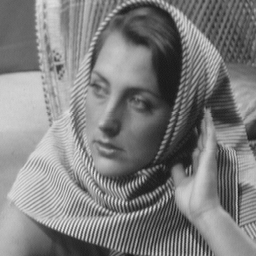
%> input picture assignment5_DFT/4/data/barbara256.png, 256 x 256 px
$ octave myMainScript.m   (GNU Octave 9; MATLAB toolbox functions it lacks are replaced by stand-ins)
%> lines starting %> are read from the running program, lines starting %| are printed output that depends on the picture; in (x1, y1, x2, y2) boxes, pixels count from 0 and x2, y2 are one past the last pixel; in counts of white or black regions, pixels touching at a corner belong together; the program's own positions count from 1
### assignment5_DFT/4/code/get_idealfilt.m
function [ filt ] = get_idealfilt( l, D )
% This function generates an ideal LPF of size (h, w) and cut-off frequency D
    filt = zeros(l, l);
    h = fspecial('disk', D);
    h = h / max(max(h));
    h = (h==1);
    filt(l/2-D:l/2+D, l/2-D:l/2+D) = h;
end

### assignment5_DFT/4/code/get_gaussfilt.m
function [ filt ] = get_gaussfilt( h, sigma )
% This function generates a Gaussian filter of size h and standard
% deviation sigma, in pixels
    filt = fspecial('gaussian', h, sigma);
    filt = filt / max(max(filt));
end

### assignment5_DFT/4/code/myMainScript.m
%% Q4. Filtering in Frequency Domain
% Author: Dhruv Ilesh Shah, Dhanvi Sreenivasan and Bhavesh Thakkar


%% Ideal Low-Pass Filter
% <include>get_idealfilt.m</include>

img = im2double(imread('../data/barbara256.png'));
%> img: size 256x256 double; min 0.0902, max 0.906, mean 0.496
h = size(img, 1);
%> h = 256
imgpad = padarray(img, [h/2, h/2], 0, 'both');
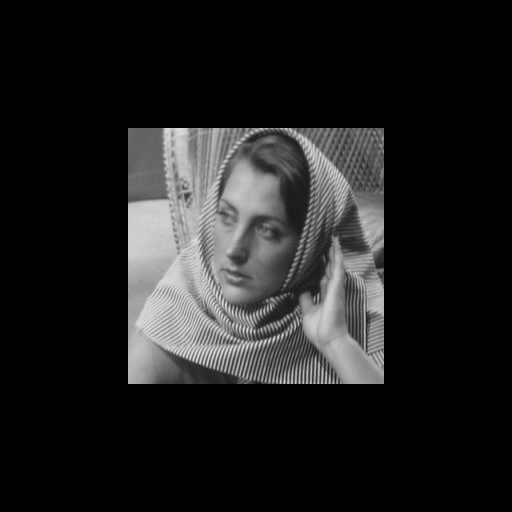
%> imgpad: size 512x512 double; min 0, max 0.906, mean 0.124

Fimg = fft2(imgpad);
Fimg_shifted = fftshift(Fimg);

filt_sq_40 = get_idealfilt(h*2, 40);
%> in get_idealfilt, `filt(l/2-D:l/2+D, l/2-D:l/2+D) = h;`:
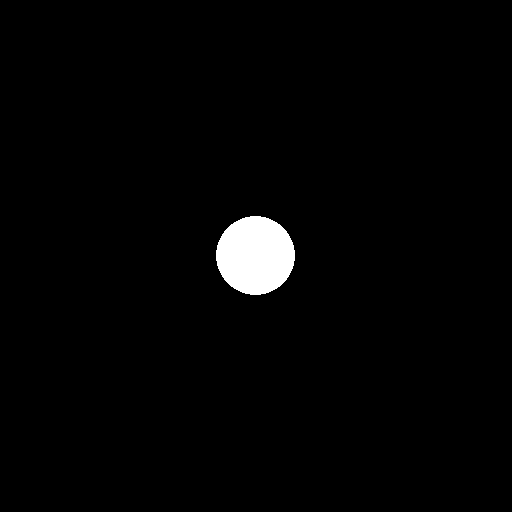
%> filt: size 512x512 double; values 0 (black) and 1 (white), 1.9% white; 1 white region, box (x1, y1, x2, y2) and area: (216, 216, 295, 295) 4865
filt_sq_80 = get_idealfilt(h*2, 80);
%> call 2 of get_idealfilt, with l = 512, D = 80
%> in get_idealfilt (call 2), `filt(l/2-D:l/2+D, l/2-D:l/2+D) = h;`:
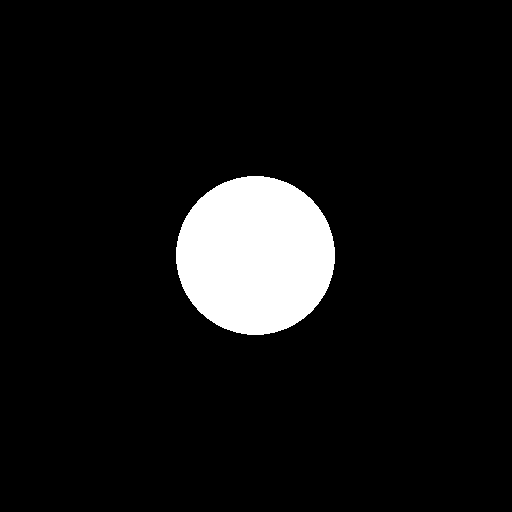
%> filt: size 512x512 double; values 0 (black) and 1 (white), 7.5% white; 1 white region, box (x1, y1, x2, y2) and area: (176, 176, 335, 335) 19789

figure('name', 'Visualising the Ideal LPF', 'Position', [100 100 1000 700])
subplot(2, 2, 1), imshow(filt_sq_40)
title('D = 40 (Magnitude Plot)')
subplot(2, 2, 2), imshow(filt_sq_80)
title('D = 80 (Magnitude Plot)')
subplot(2, 2, 3), imshow(log(abs(filt_sq_40) + 1))
title('D = 40 (Log Plot)')
subplot(2, 2, 4), imshow(log(abs(filt_sq_80) + 1))
title('D = 80 (Log Plot)')
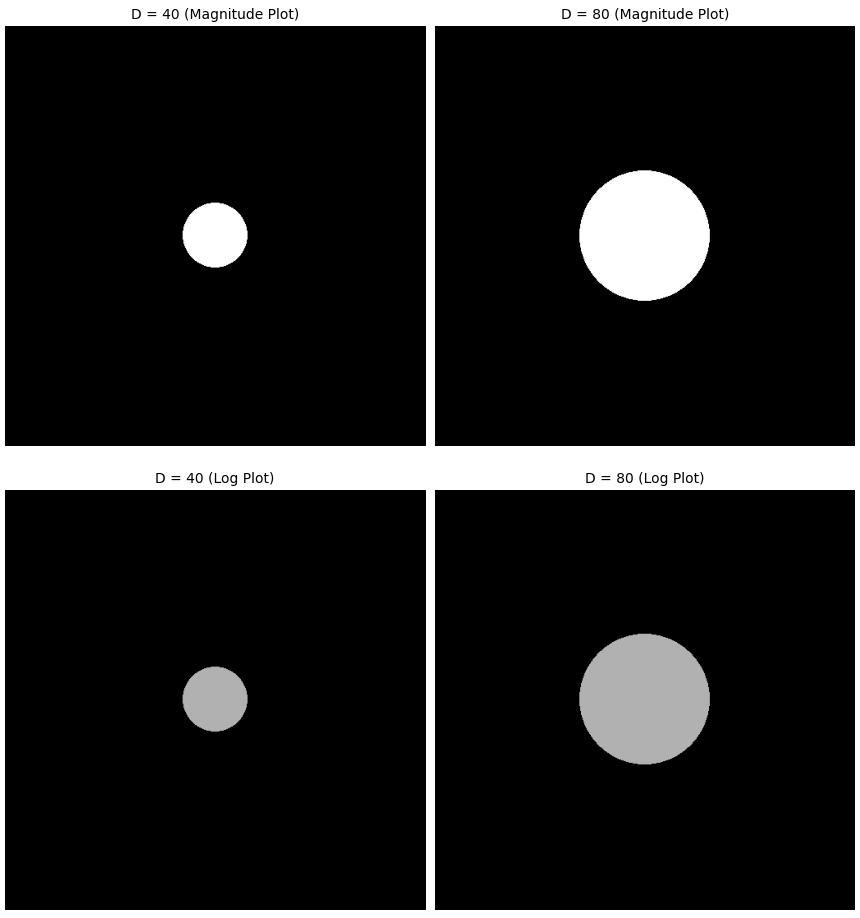
%> figure redrawn from the program's plot data, 4 panels

%% Ideal LPF on Barbara

% For cut-off at 40 pixels, we have
img_rec_pad40 = ifft2(ifftshift(Fimg_shifted.*filt_sq_40));
img_rec_40 = real(img_rec_pad40(h/2+1:3*h/2, h/2+1:3*h/2));
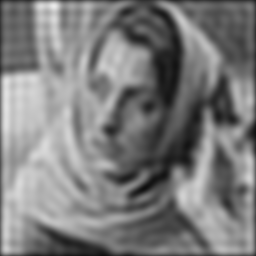
%> img_rec_40: size 256x256 double; min 0.0529, max 0.919, mean 0.491

% For cut-off at 80 pixels, we have
img_rec_pad80 = ifft2(ifftshift(Fimg_shifted.*filt_sq_80));
img_rec_80 = real(img_rec_pad80(h/2+1:3*h/2, h/2+1:3*h/2));
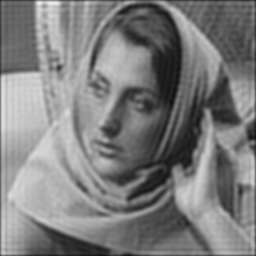
%> img_rec_80: size 256x256 double; min 0.064, max 0.942, mean 0.494

figure('name', 'Ideal LPF on Barbara', 'Position', [100, 100, 800, 500])
subplot(1, 2, 1), imshow(img_rec_40)
title('D = 40')
subplot(1, 2, 2), imshow(img_rec_80)
title('D = 80')

%% Gaussian Low-Pass Filter
% <include>get_gaussfilt.m</include>

filt_gauss_40 = get_gaussfilt(h*2, 40);
filt_gauss_80 = get_gaussfilt(h*2, 80);

figure('name', 'Visualising the Gaussian LPF', 'Position', [100 100 1000 700])
subplot(2, 2, 1), imagesc(filt_gauss_40)
colorbar; title('\sigma = 40 (Magnitude Plot)')
subplot(2, 2, 2), imagesc(filt_gauss_80)
title('\sigma = 80 (Magnitude Plot)')
colorbar; subplot(2, 2, 3), imagesc(log(filt_gauss_40 + 1))
title('\sigma = 40 (Log Plot)')
colorbar; subplot(2, 2, 4), imagesc(log(filt_gauss_80 + 1))
title('\sigma = 80 (Log Plot)')
colorbar;
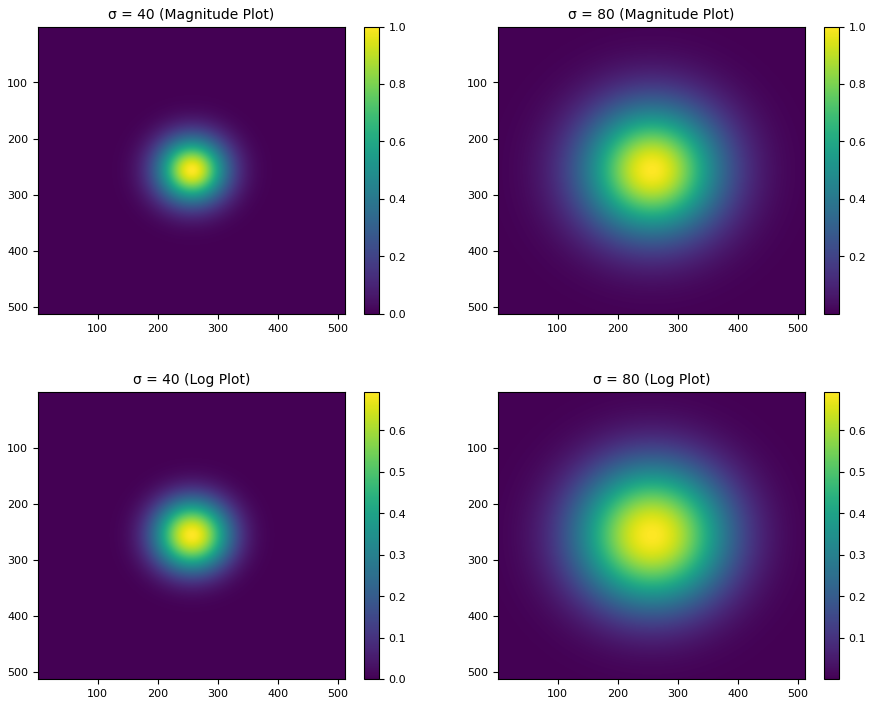
%> figure redrawn from the program's plot data, 4 panels

%% Gaussian LPF on Barbara

% For cut-off at 40 pixels, we have
img_rec_pad40 = ifft2(ifftshift(Fimg_shifted.*filt_gauss_40));
img_rec_40 = real(img_rec_pad40(h/2+1:3*h/2, h/2+1:3*h/2));

% For cut-off at 80 pixels, we have
img_rec_pad80 = ifft2(ifftshift(Fimg_shifted.*filt_gauss_80));
img_rec_80 = real(img_rec_pad80(h/2+1:3*h/2, h/2+1:3*h/2));

figure('name', 'Gaussian LPF on Barbara', 'Position', [100, 100, 800, 500])
subplot(1, 2, 1), imshow(img_rec_40)
title('\sigma = 40')
subplot(1, 2, 2), imshow(img_rec_80)
title('\sigma = 80')

%% Comments
% Comparing images from the same type of filter, we see that a small filter
% size of 40 causes excessive blurring-type effect, as compared to the ones
% with 80. This is because a smaller \sigma in Gaussian or width in ideal
% would allow fewer frequencies to pass. Since the image given contains
% significant contribution from higher frequencies, the output has lost a
% lot of information.
% Another notable difference, when comparing across the filter types, is
% the presence of ringing artifacts arising from the ideal filter. These
% can be avoided by using a smoother filter like the Gaussian, and
% evidently, the output of the Gaussian LPF is much cleanear.
